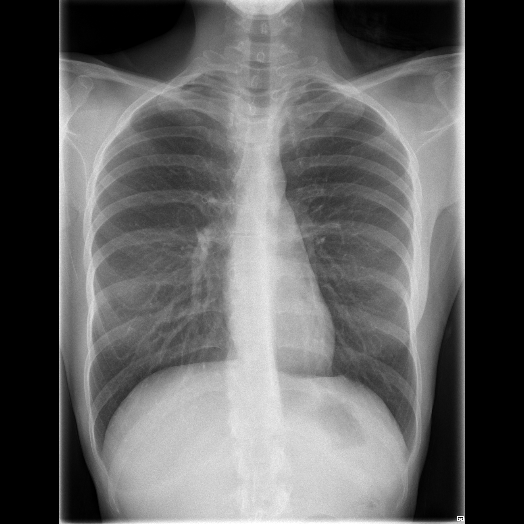
#> input picture Codi_font/Divisio_pulmons/v1/Test_images/im1.png, 524 x 524 px; its folder holds only this picture in this run
$ jupyter execute --allow-errors grid_cos_segonsColumna.ipynb
#> lines starting #> are read from the running program, lines starting #| are printed output that depends on the picture
[cell 1]
# TFG: Diagnosi del COVID amb Intel·ligència Artificial
# Tutors: Xavier Lladó i Robert Martí
# Autor: Marc Padrós Jiménez
# GEINF, UdG, Curs 21/22

# Primera versió de l'algoritme que dibuixa quadrícules en diferents imatges
# de radiografies de tòrax
# Les quadrícules estan dibuixades a l'esquerra i a la dreta de la columna vertebral
# Tant a la part esquerra com a la part dreta, hi ha el mateix nombre de regions

# He seleccionat 6 imatges del dataset de la carpeta COVID de la web: https://data.mendeley.com/datasets/9xkhgts2s6/3
# He seleccionat les imatges que he cregut que eren més diferents si per tal de comprovar les afectacions que produeix, per exemple, una imatge molt cremada, molt blanca
# respecte una imatge nítida

[cell 2]
# Llegim les imatges que seran processades

import glob
import cv2 as cv
import numpy as np

path = glob.glob("/Test_images/*")

# Creem una llista buida, que contindrà les matrius d'intensitats associades a les imatges d'entrada
images_ori = [] # BW
images_res = [] # color


for img in path:
    image_BW = cv.imread(img, cv.IMREAD_GRAYSCALE) # Llegim cada imatge en nivell de grisos
#> image_BW is the input picture: shape (524, 524); min 0, max 255, mean 97
    images_ori.append(image_BW)
    image_color = cv.imread(img) # Llegim cada imatge en color
    images_res.append(image_color)

[cell 3]
def getColumn(image):
    width = image.shape[1] # shape retorna una tupla (height, width, number_of_channels)
    # Obtenim la columna central de la imatge
    center_column = (width // 2) # l'operador // serveix per fer una divisió entera
    # Detectem la regió de la columna vertebral
    start_column = center_column - 50
    end_column = center_column + 50
    vertebral_column = image[:, start_column:end_column]
    return vertebral_column, start_column, end_column

[cell 4]
def gridColumn(column, start_column, end_column, nGrids, image_res, ROI):
    # Create n horizontally grids along the vertebral column obtained from rx_image
    # All the grids except the last will have the same size and the last grid will be bigger
    # and will start from half the column
    # Paint each grid in RGB rx_image

    # Paint vertical lines
    image_res[:, start_column+1] = (0, 0, 255) # OpenCV by default reads images as BGR
    image_res[:, end_column+1] = (0, 0, 255)

    # Obtenim la fila central
    center_row = column.shape[0] // 2

    # Compute increment from one grid to another
    inc = center_row // nGrids
    # Current row
    j = 0
    # Compute n-1 grids
    for i in range(nGrids-1):
        ROI[i] = column[j : j+inc+1, :]
        j = j + inc
        # Paint horizontal line
        image_res[j, start_column: end_column+1] = (0, 0, 255)

    # Compute last grid
    ROI[i+1] = column[j:, :]

[cell 5]
def gridAroundColumn(start_column, end_column, nGridsHor, nGridsVer, image_ori, image_res, ROI):

    idx_row = 0
    nMovements = (nGridsVer - 1) // 2
    nCols = image_ori.shape[1]
    j = nGridsHor # j = number of existing grids

    for k in range(nGridsHor):
        grid_width = ROI[k].shape[1]
        grid_height = ROI[k].shape[0]
        idx_leftCol = start_column
        idx_rightCol = end_column
        for i in range(nMovements):
            if i == nMovements - 1:
                # extrem
                grid_width =  nCols - idx_rightCol # grid width is symetrical

            # left column
            ROI[j] = image_ori[idx_row : idx_row + grid_height + 1, idx_leftCol - grid_width : idx_leftCol + 1]
            # right column
            ROI[j+1] = image_ori[idx_row : idx_row + grid_height + 1, idx_rightCol : idx_rightCol + grid_width + 1]

            idx_leftCol = idx_leftCol - grid_width
            idx_rightCol = idx_rightCol + grid_width

            if i == 0:
                # paint vertical lines just once
                image_res[:, idx_leftCol] = (0,0, 255)
                image_res[:, idx_rightCol] = (0,0, 255)

            j = j + 2

        idx_row = idx_row + grid_height

[cell 6]
# Com la columna es troba al voltant del centre d'una imatge, ens situem en el centre de cada matriu d'imatges que hem generat
# i ens desplacem x posicions a l'esquerra i a la dreta per abastar tota la regió que pot ocupar la columna
# x és un valor que fixo, per exemple, en 50 unitats, però que segons la imatge convé que sigui més gran o més petit per fer front a canvis
# d'il·luminació (imatge cremada) o a columnes que no siguin rectes, que tinguin una certa rotació

# Creem una llista, images_res, que contindrà les imatges resultants i que inicialitzem a la llista d'imatges d'entrada
# Les imatges resultants seran en RGB, ja que les files i columnes de les quadrícules les pintarem en vermell

nGridsVer = int(input("Entra el nombre de quadricules verticals que vols generar: "))
#> the answer given: 3
nGridsHor = int(input("Entra el nombre de quadricules horitzontals que vols generar: "))
#> the answer given: 3

$ run again, on Codi_font/Divisio_pulmons/v1/Test_images/im5.png
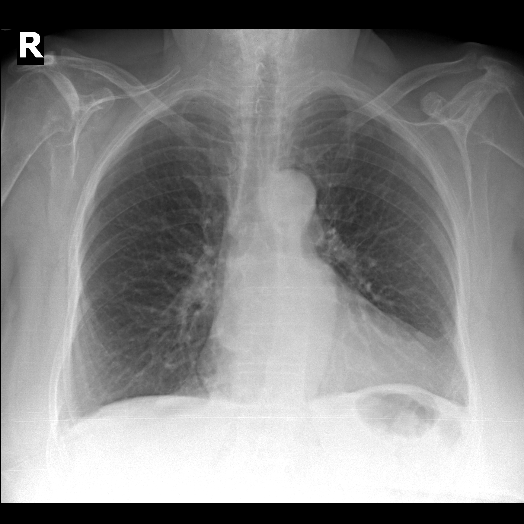
#> input picture Codi_font/Divisio_pulmons/v1/Test_images/im5.png, 524 x 524 px
#> image_BW is the input picture: shape (524, 524); min 0, max 255, mean 133.5

$ run again, on Codi_font/Divisio_pulmons/v1/Test_images/im6.png
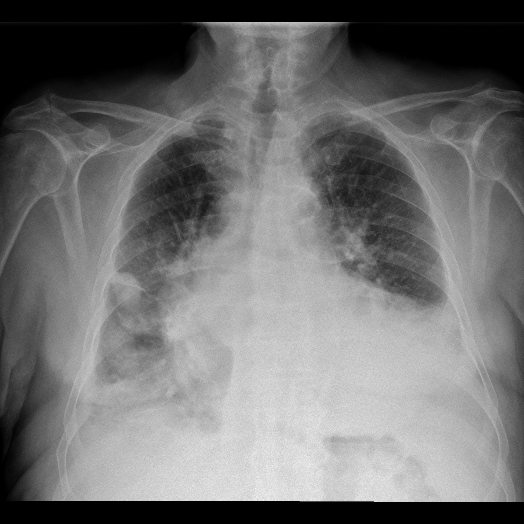
#> input picture Codi_font/Divisio_pulmons/v1/Test_images/im6.png, 524 x 524 px
#> image_BW is the input picture: shape (524, 524); min 0, max 245, mean 112.7
